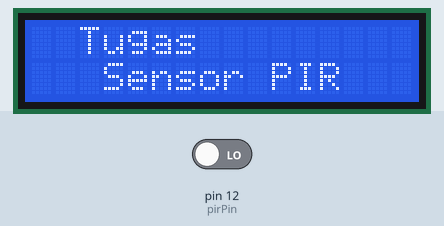
Recording of a sketch running on a simulated Arduino Uno, built with avr-gcc and run on an emulated ATmega328P. On the bench: 16×2 character LCD. Inputs (shaded band) come from the test bench; at power-on: pin 12 (pirPin) LOW. What the sketch prints to the serial monitor is not drawn.

Above: at 0.1 s.
5.3 s: pin 12 (pirPin) driven HIGH
At 8.5 s:
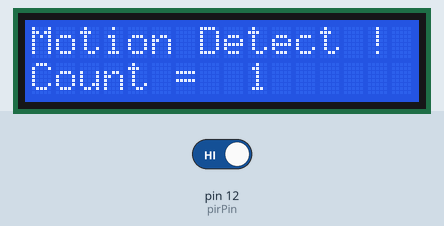
9.6 s: pin 12 (pirPin) driven LOW
At 12.9 s:
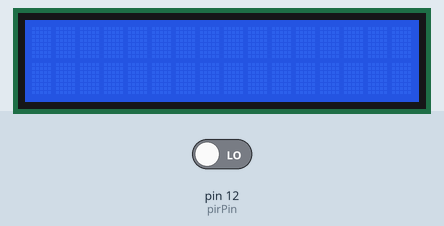
13.6 s: pin 12 (pirPin) driven HIGH
At 16.9 s:
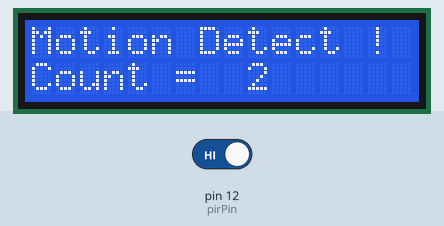
Timing chart, 0 to 18.4 s (numbered marks = the images above; inputs shaded):
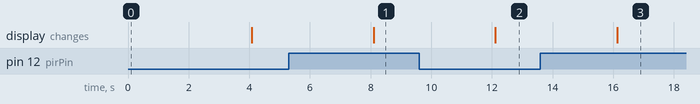

Measured:
- after the input at 5.3 s, the display: changes after 2.8 s (image 1)
- after the input at 9.6 s, the display: changes after 2.5 s (image 2)
- after the input at 13.6 s, the display: changes after 2.5 s (image 3)

The sketch:

sketch.ino
```cpp
#include <LiquidCrystal_I2C.h>
LiquidCrystal_I2C lcd(0x27, 16, 2);

#define pirPin 12
int statusPir = LOW;
int gerakanPir;
int motioncount = 0;

void setup() {
  pinMode(pirPin, INPUT);
  lcd.init();
  lcd.backlight();
  lcd.setCursor(2,0);
  lcd.print("Tugas");
  lcd.setCursor(3,1);
  lcd.print("Sensor PIR");
  Serial.begin(9600);
  delay(4000);
}

void loop() {
  gerakanPir = digitalRead(pirPin);
  if(gerakanPir==HIGH){
    delay(2000);
    motioncount++;
    updateLCD();

    Serial.print("Motion Detect = ");
    Serial.println(motioncount);

    lcd.backlight();
    lcd.setCursor(0, 0);
    lcd.print("Motion Detect !");
    delay(2000) ;
  }
  else{
    Serial.println("NO motion detect");
    lcd.clear();
  }
  delay(2000);
}

void updateLCD() {
  lcd.setCursor(0, 1);
  lcd.print("Count =  ");
  lcd.print(motioncount);
}
```
